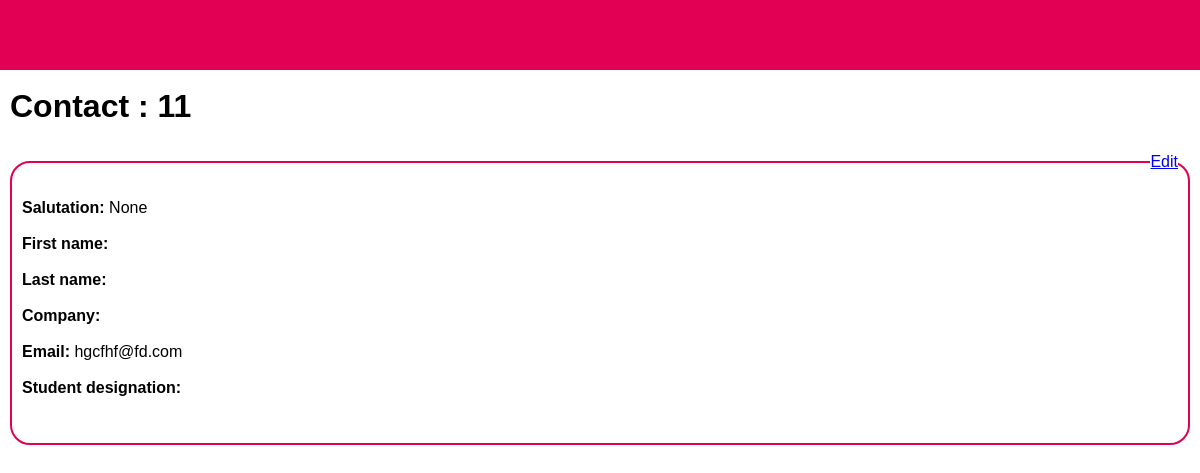
/entityPage.php?id=11, run on the app's committed database.
### tables this page shows
CREATE TABLE `entities` (
  `id` int(11) NOT NULL AUTO_INCREMENT,
  `first_name` varchar(100) DEFAULT NULL,
  `last_name` varchar(100) DEFAULT NULL,
  `email` varchar(200) DEFAULT NULL,
  `salutation` varchar(10) DEFAULT NULL,
  `company` varchar(100) DEFAULT NULL,
  `category` enum('non-student','Undergraduate','Masters','PHD','Other') DEFAULT NULL,
  PRIMARY KEY (`id`),
  UNIQUE KEY `email` (`email`)
);

### Classes/Entity.php (called while the page is built, shortened)
<?php
class Entity {
    private $mysqli;
    private $database = "Research";
    private $table = "Entities";
    public function openConnection() {
        $this->mysqli = new \mysqli('localhost:3306','root','', $this->database);
    }
    public function load($id) {
        $query = "SELECT * FROM {$this->table} WHERE id = '{$id}';";
        $result = mysqli_query($this->mysqli, $query) or die(mysqli_error($this->mysqli));
    }
    private function setEntity($result) {
        $entity = mysqli_fetch_array($result, MYSQLI_ASSOC);
        $this->id = $entity['id'];
        $this->email = $entity['email'];
        $this->salutation = $entity['salutation'];
    }
}
?>

### entityPage.php (the view, shortened to what this page needs)
<?php
include 'Classes/Entity.php';
if (!isset($_GET['id'])) {
    echo "Please send Entity id";
} else {
    $id = $_GET['id'];
    $entity = new Entity($id);
    $entity->load($id);
    ?>
    <html>
        <head>
            <link rel="stylesheet" href="index.css">
        </head>
        <body onload="displayHeader();">
            <div class='header' id='header'></div>
            <br>
            <h1>Contact : <?= $entity->id?></h1>
            <br>
            <fieldset>
                <legend align="right" ><a class="editLink" id="editEntity"  onclick="editEntity(<?= $entity->id ?>);return false;" href="#">Edit</a></legend>
                <br>
                <p><span class='tag'>Salutation: </span><span id="salutation"><?= $entity->salutation ?></span></p>
                <br>
                <p><span class='tag'>First name: </span><span id="firstName"><?= $entity->first_name ?></span></p>
                <br>
                <p><span class='tag'>Last name: </span><span id="lastName"><?= $entity->last_name ?></span></p>
                <br>
                <p><span class='tag'>Company: </span><span id="company"><?= $entity->company ?></span></p>
                <br>
                <p><span class='tag'>Email: </span><span id="email"><?= $entity->email ?></span><span id="emailEmpty" style="color: red;"></span></p>
                <br>
                <p><span class='tag'>Student designation: </span><span id="category"><?= $entity->category ?></span></p>
                <br>
                <br>
            </fieldset>
        </body>
    </html>
    <?php
}
?>

### index.css (style rules this page uses)
* { margin: 0; padding: 0; font-family: 'Modern Era', sans-serif; }
html { height: 100%; }
body { min-height: 100%; background-color: white; }
.header { background: #E10054; padding: 10px; min-width: 100%; height: 50px; }
fieldset { margin: 10px; border-color: #E10054; border-radius: 20px; border-style: solid; padding: 10px; }
h1, h2, h3 { margin-left: 10px; }

### entityPage.php (style rules this page uses)
.tag { font-weight: bold; }

### data on the page
entities: id "11", salutation "None", email "hgcfhf@fd.com"
